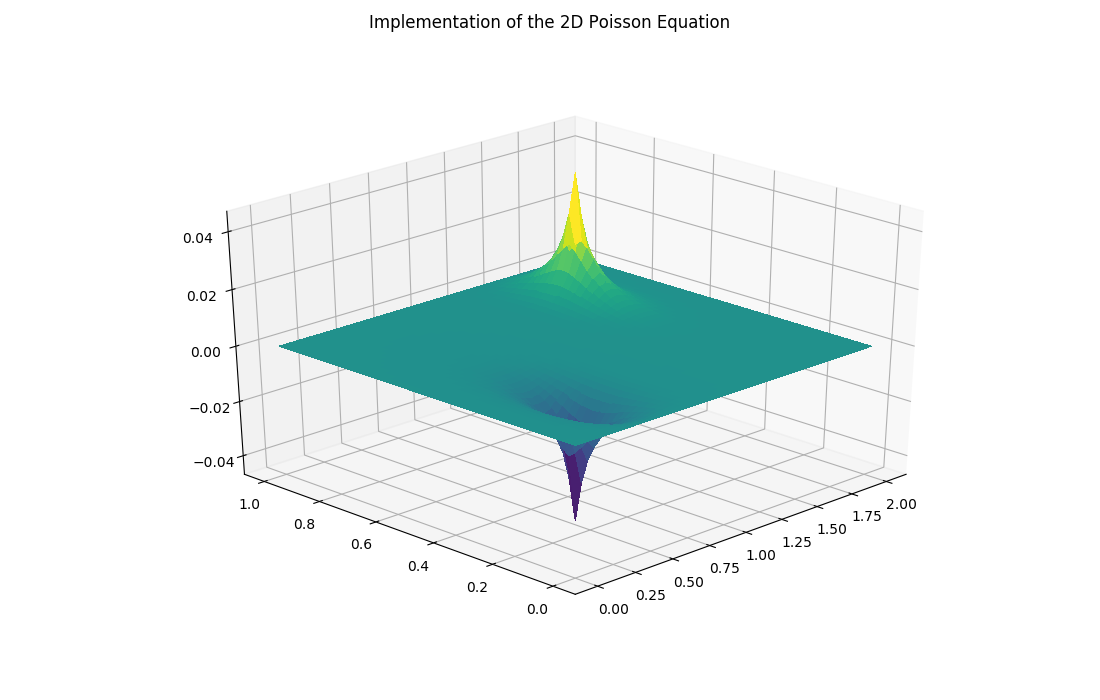

This figure's Python source:
''' The Poisson Equation is obtained by adding a source term to the RHS of the Laplace Equation.
    Governing Equation :

        ∂2p/∂x2 + ∂2p/∂y2 = b

    'b' is a source term - a finite value inside the field that affects the solution

    Discretized Equation :

        P_i,j(n) = ((P_i+1,j(n) + P_i-1,j(n))*dy**2 + (P_i,j+1(n) + P_i,j-1(n))*dx**2)/2*(dx**2 + dy**2)

    Initial Conditions :

        P = 0 everywhere in (0,2)X(0,1)

    Boundary Conditions :

        P = 0 @ x = 0,2 and y = 0,1

    The source term 'b' consists of two initial spikes inside the domain, as follows:

        b_i,j = 100 at i = nx/4, j = ny/4
        b_i,j = -100 at i = nx*3/4, j = ny*3/4
        b_i,j = 0 everywhere else

'''

import numpy as np
from mpl_toolkits.mplot3d import Axes3D
import matplotlib.pyplot as plt
from matplotlib import cm

# Variable Declarations :

nx = 50
ny = 50
nt = 100
c = 1
xmin = 0
xmax = 2
ymin = 0
ymax = 1

dx = (xmax - xmin)/(nx - 1)
dy = (ymax - ymin)/(ny - 1)

# initialization :

p = np.zeros((ny,nx))
pd = np.zeros((ny,nx))
b = np.zeros((ny,nx))
x = np.linspace(xmin,xmax,nx)
y = np.linspace(ymin,ymax,ny)

# Source term

b[int(ny/4),int(nx/4)] = 100
b[int(3*ny/4),int(3*nx/4)] = -100

for it in range(nt):
    pd = p.copy()

    p[1:-1,1:-1] = (((pd[1:-1,2:] + p[1:-1,:-2])*dy**2 + (pd[2:,1:-1] + pd[:-2,1:-1])*dx**2 - (b[1:-1,1:-1])*(dx**2)*(dy**2))/(2*(dx**2 + dy**2)))

    p[0,:] = 0
    p[ny-1,:] = 0
    p[:,0] = 0
    p[:,nx-1] = 0

def plot_2D(x,y,p):
    fig = plt.figure(figsize=(11,7), dpi=100)
    ax = fig.gca(projection='3d')
    X,Y = np.meshgrid(x,y)
    ax.plot_surface(X,Y,p[:],rstride=1,cstride=1,cmap=cm.viridis,linewidth=0,antialiased=False)
    ax.view_init(30,225)
    plt.suptitle("Implementation of the 2D Poisson Equation")
    plt.show()

plot_2D(x,y,p)
